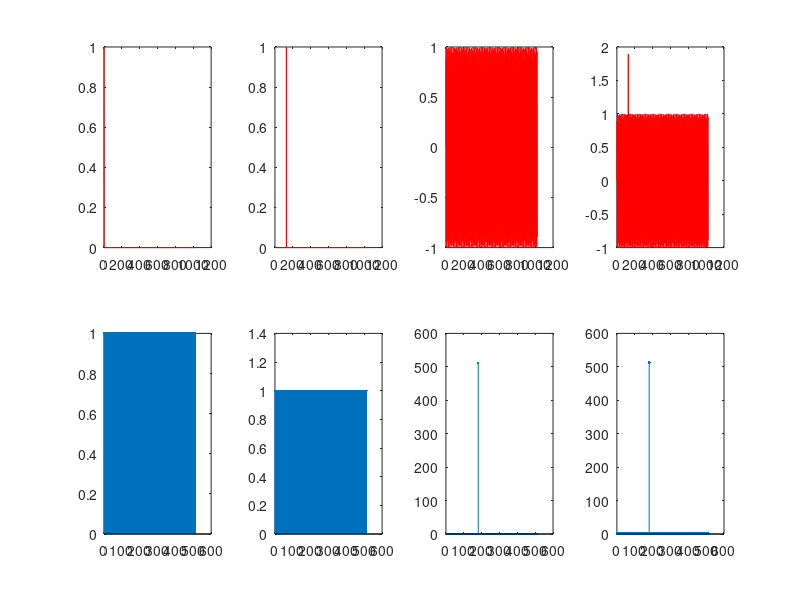
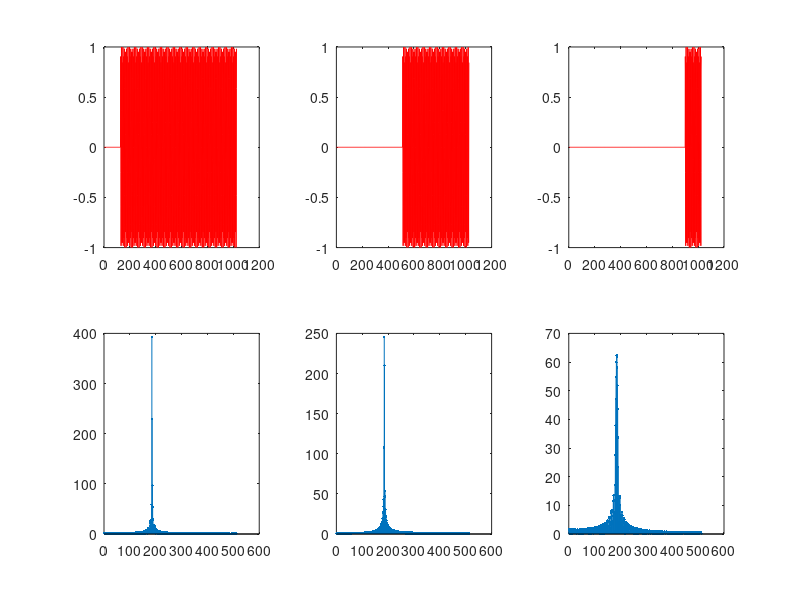
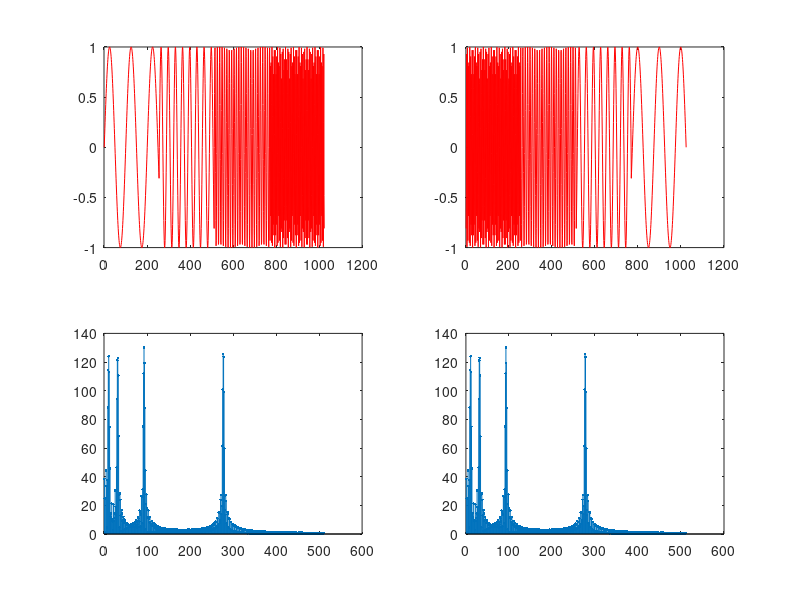
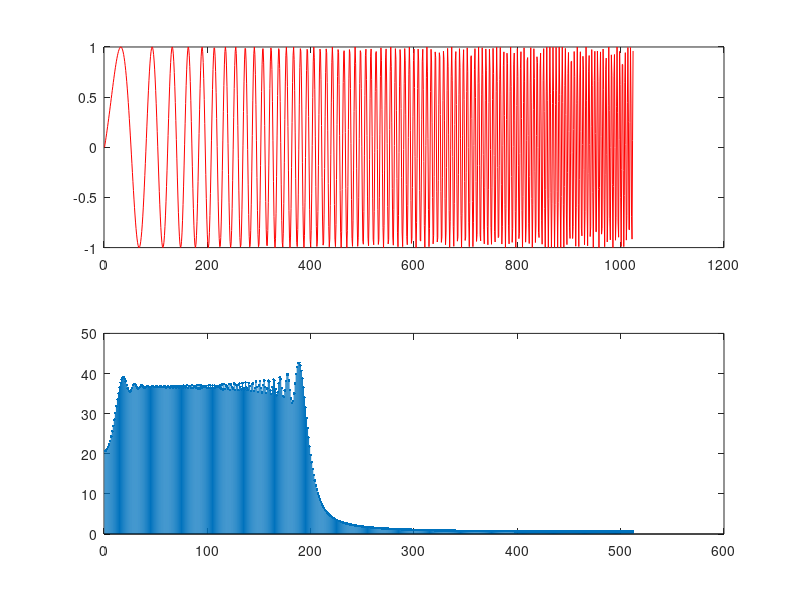

Write the MATLAB code that produced these figures, in order.
% FFT analysis
%
% Universidad Autonoma de Queretaro
% Electronica Avanzada III
% Rene de Jesus Romero Troncoso
%
% Time located signals

clear all;

%%%%%%%%%%%%%%%%%%%%%%%%%%%%%%%%%%%%%%%%%%%%%%%%%%%%%%
% Step 1
% Load input signals
%     Impulse0w        Impulse128w      Sine180qw
%     Sine180_128w     Sine180_512w     Sine180_900w
%     SineTime4w       Chirp5_100w
%%%%%%%%%%%%%%%%%%%%%%%%%%%%%%%%%%%%%%%%%%%%%%%%%%%%%%

% Load input signals
load Impulse0gen;
load Impulse128gen;
load Sine180qgen;
load Sine180_128gen;
load Sine180_512gen;
load Sine180_900gen;
load SineTime4gen;
load Chirp5_100gen;

%%%%%%%%%%%%%%%%%%%%%%%%%%%%%%%%%%%%%%%%%%%%%%%%%%%%%%
% Step 2
% Time-located impulses
%%%%%%%%%%%%%%%%%%%%%%%%%%%%%%%%%%%%%%%%%%%%%%%%%%%%%%

xa = abs(fft(Impulse0w));
x1 = xa(1:512);
xa = abs(fft(Impulse128w));
x2 = xa(1:512);
xa = abs(fft(Sine180qw));
x3 = xa(1:512);
xa = abs(fft(Sine180qw + Impulse128w));
x4 = xa(1:512);

figure(1);
subplot(2,4,1), plot(Impulse0w,'r');
subplot(2,4,2), plot(Impulse128w,'r');
subplot(2,4,3), plot(Sine180qw,'r');
subplot(2,4,4), plot(Sine180qw + Impulse128w,'r');
subplot(2,4,5), stem(x1,'.');
subplot(2,4,6), stem(x2,'.');
subplot(2,4,7), stem(x3,'.');
subplot(2,4,8), stem(x4,'.');

%%%%%%%%%%%%%%%%%%%%%%%%%%%%%%%%%%%%%%%%%%%%%%%%%%%%%%
% Step 3
% Time-located sinusoidal signals
%%%%%%%%%%%%%%%%%%%%%%%%%%%%%%%%%%%%%%%%%%%%%%%%%%%%%%

xa = abs(fft(Sine180_128w));
x5 = xa(1:512);
xa = abs(fft(Sine180_512w));
x6 = xa(1:512);
xa = abs(fft(Sine180_900w));
x7 = xa(1:512);

figure(2);
subplot(2,3,1), plot(Sine180_128w,'r');
subplot(2,3,2), plot(Sine180_512w,'r');
subplot(2,3,3), plot(Sine180_900w,'r');
subplot(2,3,4), stem(x5,'.');
subplot(2,3,5), stem(x6,'.');
subplot(2,3,6), stem(x7,'.');

%%%%%%%%%%%%%%%%%%%%%%%%%%%%%%%%%%%%%%%%%%%%%%%%%%%%%%
% Step 4
% Time-located multiple-sinusoidal signals
%%%%%%%%%%%%%%%%%%%%%%%%%%%%%%%%%%%%%%%%%%%%%%%%%%%%%%

xa = abs(fft(SineTime4w));
x8 = xa(1:512);
y9(1:1024) = SineTime4w(1024:-1:1);
xa = abs(fft(y9));
x9 = xa(1:512);

figure(3);
subplot(2,2,1), plot(SineTime4w,'r');
subplot(2,2,2), plot(y9,'r');
subplot(2,2,3), stem(x8,'.');
subplot(2,2,4), stem(x9,'.');

%%%%%%%%%%%%%%%%%%%%%%%%%%%%%%%%%%%%%%%%%%%%%%%%%%%%%%
% Step 5
% Chirp
%%%%%%%%%%%%%%%%%%%%%%%%%%%%%%%%%%%%%%%%%%%%%%%%%%%%%%

xa  = abs(fft(Chirp5_100w));
x10 = xa(1:512);

figure(4);
subplot(2,1,1), plot(Chirp5_100w,'r');
subplot(2,1,2), stem(x10,'.');